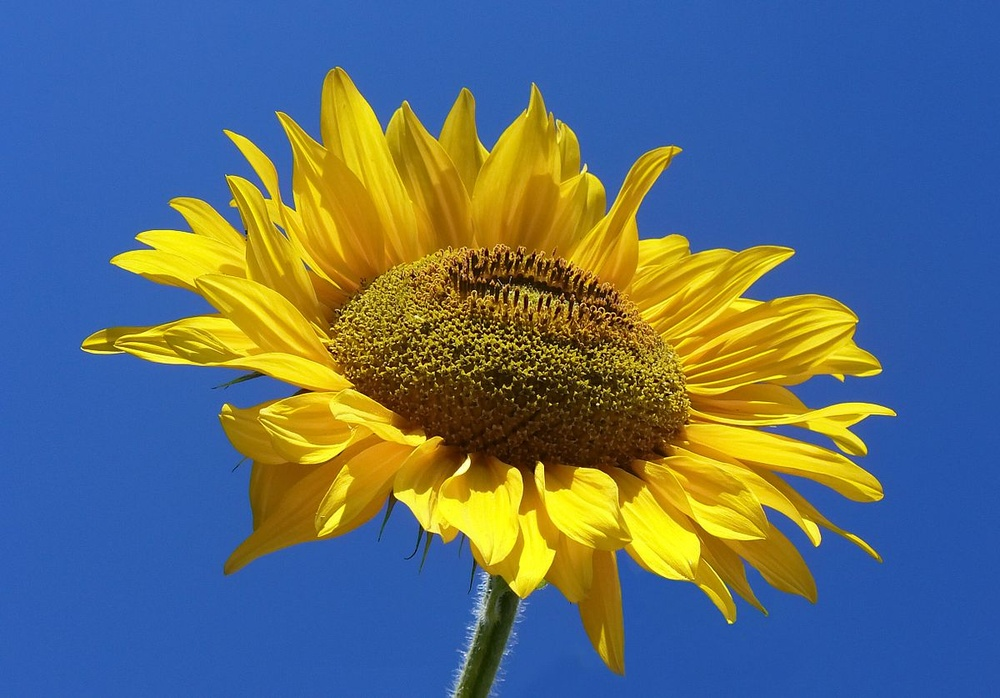
#> input picture flower.jpg, 1000 x 698 px, shrunk from 1200 x 837 before the run
$ jupyter execute Matplotlib.ipynb
#> lines starting #> are read from the running program, lines starting #| are printed output that depends on the picture
# Matplotlib

[cell 1]
import matplotlib.pyplot as plt

# Linear Graph

[cell 2]
x = [1,2,3,4]
y = [5,6,7,8]
plt.plot(x,y)
plt.show()

[cell 3]
x = [1,2,3,4]
y = [5,6,7,8]
c = 'r'
plt.plot(x,y,c)
plt.show()

[cell 4]
x = [5,2,9,4,7]
y = [10,5,8,4,2]
plt.plot(x,y)
plt.show()

[cell 5]
x = [5,2,9,4,7]
y = [10,5,8,4,2]
plt.plot(x,y, marker = 'o')
plt.show()

[cell 6]
x = [5,2,9,4,7]
y = [10,5,8,4,2]
plt.plot(x,y)
plt.plot(x, marker = 'o')
plt.plot(y, marker = '>')
plt.show()

# Bar Graph

[cell 7]
x = [1,2,3,4]
y = [5,6,7,8]
plt.bar(x,y)
plt.show()
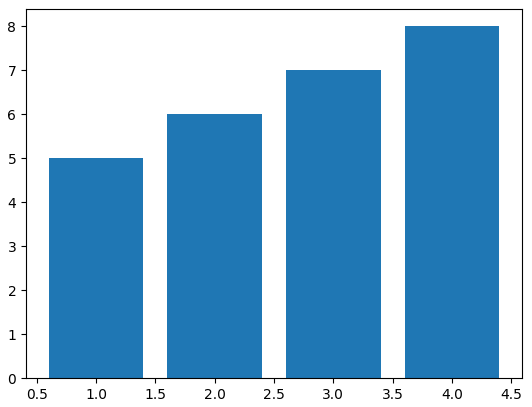
#> figure drawn by matplotlib, 1 panel; tallest bar 8 high, from x = 3.6 to 4.4

[cell 8]
x = [1,2,3,4]
y = [5,6,7,8]
c = ['r','g','b','y']
plt.bar(x,y, color = c)
plt.show()
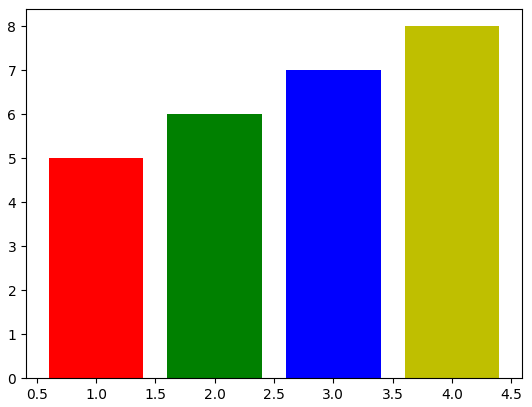
#> figure drawn by matplotlib, 1 panel; tallest bar 8 high, from x = 3.6 to 4.4

[cell 9]
import numpy as np

[cell 10]
x = np.array(["A","B","C","D"])
y = np.array([3,8,1,10])
plt.barh(x,y)
plt.show()
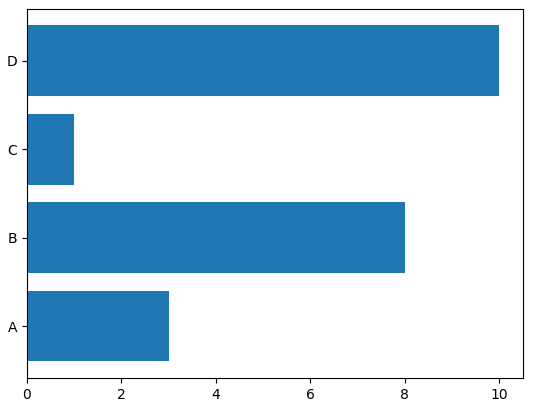
#> figure drawn by matplotlib, 1 panel

[cell 11]
x = np.array(["A","B","C","D"])
y = np.array([3,8,1,10])
plt.bar(x,y, color = "r")
plt.show()
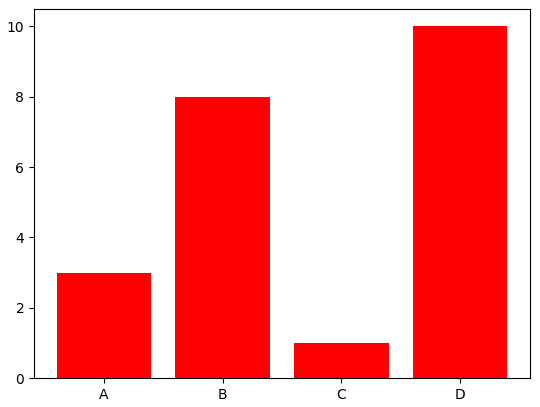
#> figure drawn by matplotlib, 1 panel; tallest bar 10 high, from x = 2.6 to 3.4

[cell 12]
x = np.array(["A","B","C","D"])
y = np.array([3,8,1,10])
plt.bar(x,y, color = "#34ebeb")
plt.show()
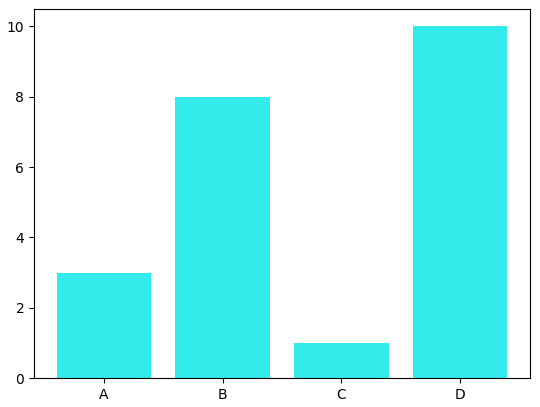
#> figure drawn by matplotlib, 1 panel; tallest bar 10 high, from x = 2.6 to 3.4

[cell 13]
x = np.array(["A","B","C","D"])
y = np.array([3,8,1,10])
plt.bar(x,y, color = "#34ebeb", width = 0.5)
plt.show()
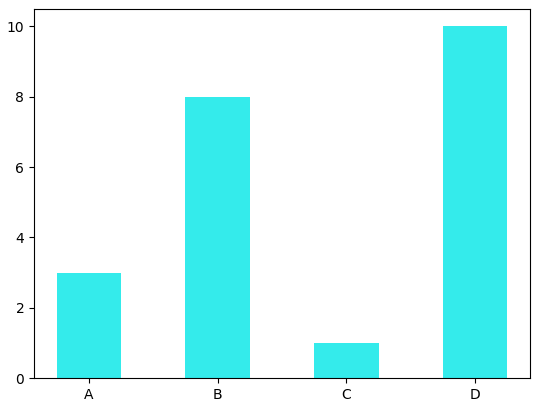
#> figure drawn by matplotlib, 1 panel; tallest bar 10 high, from x = 2.75 to 3.25

[cell 14]
x = np.array(["A","B","C","D"])
y = np.array([3,8,1,10])
plt.barh(x,y, color = "#34ebeb",height = 0.5)
plt.show()
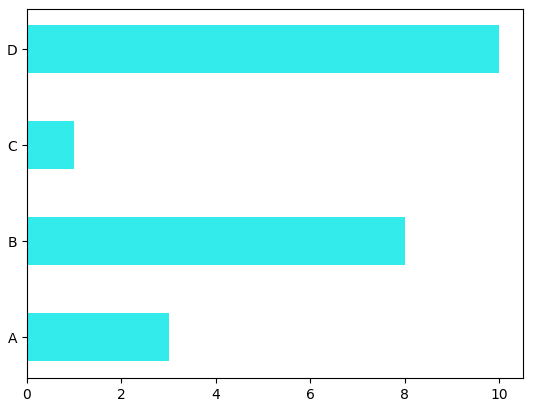
#> figure drawn by matplotlib, 1 panel

# Scatter Plot

[cell 15]
x = [1,2,3,4,5,6]
y = [4,2,3,5,1,8]
plt.title("Scatter")
plt.xlabel("month")
plt.ylabel('number')
c = ['red','magenta','green','orange','blue','brown']
plt.scatter(x,y, color = c, s = 150)
plt.show()
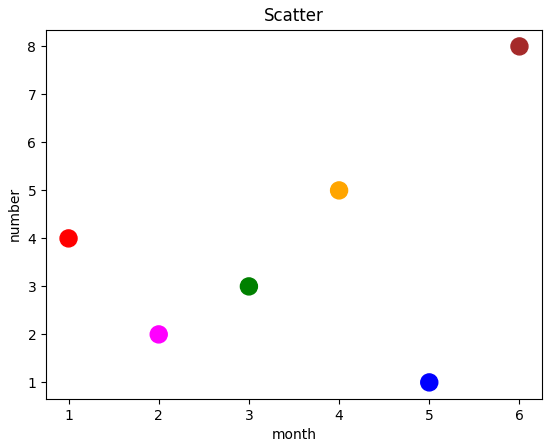
#> figure drawn by matplotlib, 1 panel

[cell 16]
# importing libraries
import numpy as np
import matplotlib.pyplot as plt
from PIL import Image

fname = r'flower.jpg'

# opening image using pil

image = Image.open(fname).convert('L')
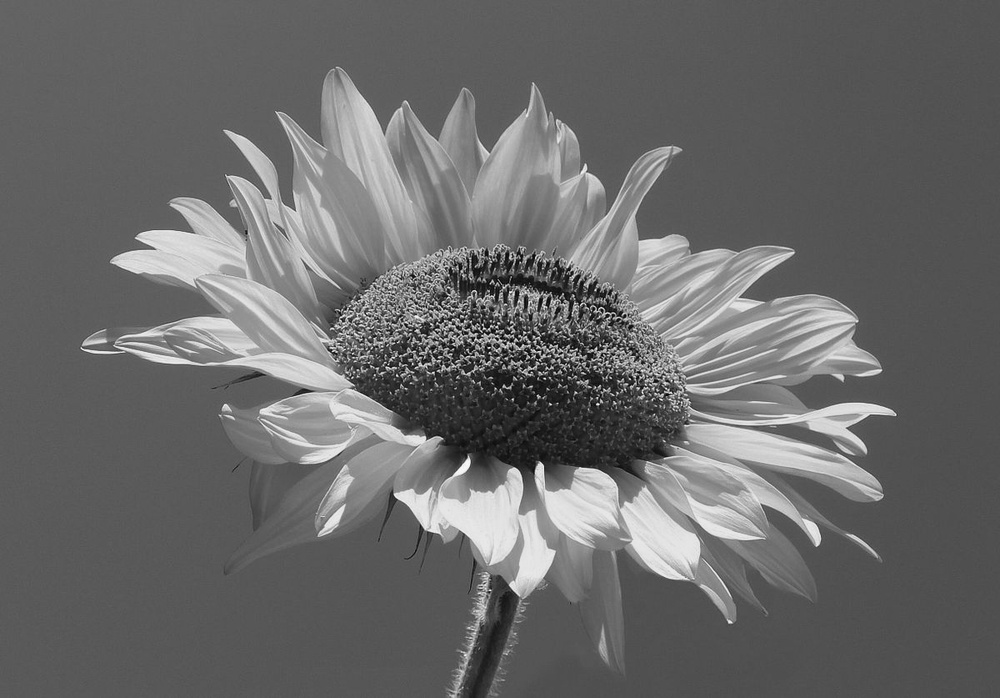
#> image: PIL image 1000x698 L; min 4, max 250, mean 105.8

# mapping image to gray scale

plt.imshow(image, cmap = 'gray')
plt.show()

[cell 17]
# importing libraries
import numpy as np
import matplotlib.pyplot as plt
from PIL import Image

fname = r'flower.jpg'

# opening image using pil

image = Image.open(fname).convert('L')

# mapping image to gray scale

plt.imshow(image, cmap = 'rainbow')
plt.show()

[cell 18]
# importing libraries
import numpy as np
import matplotlib.pyplot as plt
from PIL import Image

fname = r'flower.jpg'

# opening image using pil

image = Image.open(fname).convert('L')

# mapping image to gray scale

plt.imshow(image, cmap = 'gist_heat_r')
plt.show()

[cell 19]
# importing libraries
import numpy as np
import matplotlib.pyplot as plt
from PIL import Image

fname = r'flower.jpg'

# opening image using pil

image = Image.open(fname).convert('L')

# mapping image to gray scale

plt.imshow(image, cmap = 'ocean_r')
plt.show()

[cell 20]
# importing libraries
import numpy as np
import matplotlib.pyplot as plt
from PIL import Image

fname = r'flower.jpg'

# opening image using pil

image = Image.open(fname).convert('L')

# mapping image to gray scale

plt.imshow(image, cmap = 'winter')
plt.show()

[cell 21]
# importing libraries
import numpy as np
import matplotlib.pyplot as plt
from PIL import Image

fname = r'flower.jpg'

# opening image using pil

image = Image.open(fname).convert('L')

# mapping image to gray scale

plt.imshow(image, cmap = 'jet_r')
plt.show()

[cell 22]
# importing libraries
import numpy as np
import matplotlib.pyplot as plt
from PIL import Image

fname = r'flower.jpg'

# opening image using pil

image = Image.open(fname).convert('RGB')
#> image is the input picture: PIL image 1000x698 RGB; mean R, G, B 93.2, 110.1, 117.7

# mapping image to gray scale

plt.imshow(image)
plt.title('Sunflower')
plt.show()

# Pie

[cell 23]
x = [10,20,30,40]
y = ['english','math','bengali','science']
plt.pie(x, labels = y)
plt.legend()
plt.show()
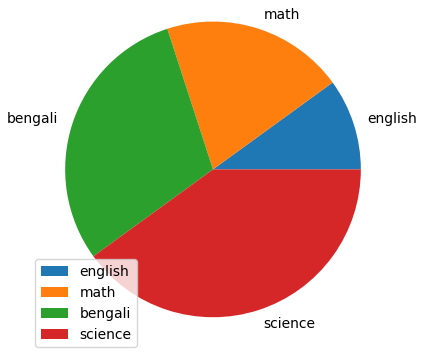
#> figure drawn by matplotlib, 1 panel
